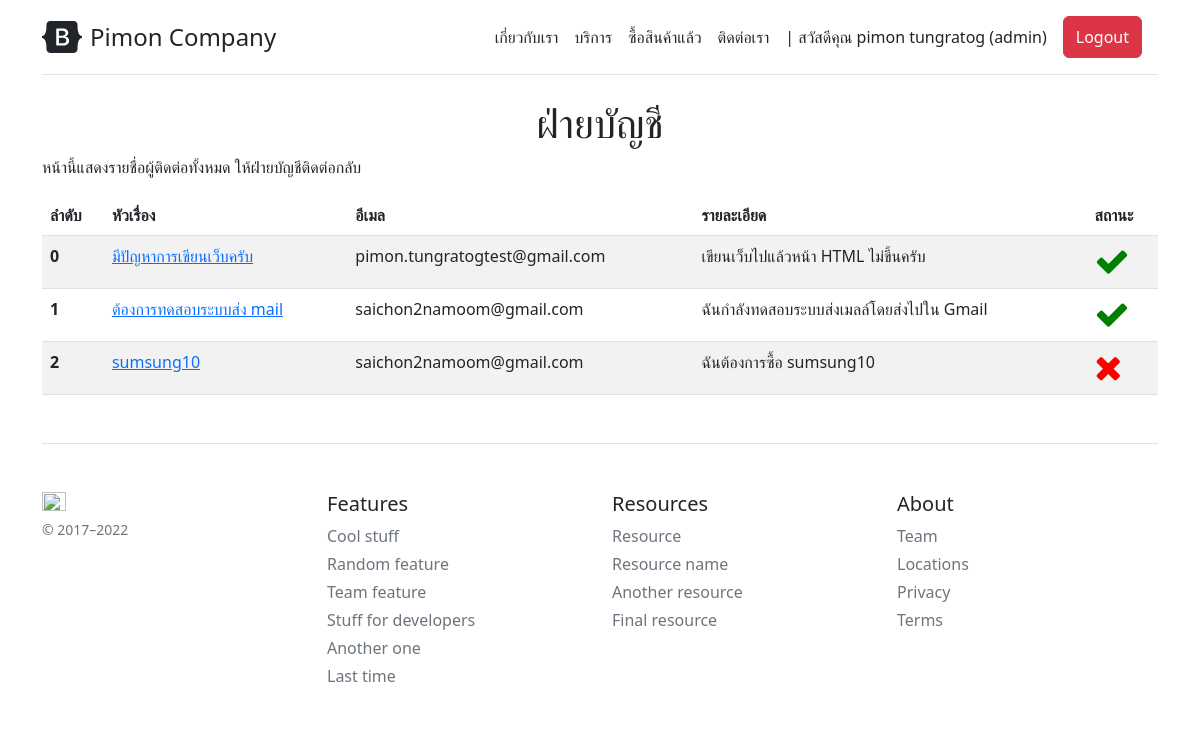
/accountant (signed in), run on the app's committed database.
### company/models.py (models this page shows, shortened)
class Profile(models.Model):
    user = models.OneToOneField(User, on_delete=models.CASCADE)
    usertype = models.CharField(max_length=100, default='member')
    point = models.IntegerField(default=0)
    tel = models.CharField(max_length=20, null=True, blank=True)
    verified = models.BooleanField(default=False)
    verified_token = models.CharField(max_length=100, default='no token')

class ContactList(models.Model):
    title = models.CharField(max_length=400)
    email = models.CharField(max_length=200)
    detail = models.TextField(null=True, blank=True)
    complete = models.BooleanField(default=False)

### company/views.py (the view)
# urls.py: path('accountant', Accountant, name='accountant-page'),
@login_required
def Accountant(req):
	allow_user = ['accountant','admin']
	if req.user.profile.usertype not in allow_user:
		return redirect('home-page')
	allcontact = ContactList.objects.all().order_by('-id')
	context = {'allcontact':allcontact}
	return render(req, 'company/accountant.html', context)

### company/template/company/accountant.html (shortened to what this page needs)
{% extends 'company/base.html' %}
{% block content %}
<center>
    <h1>ฝ่ายบัญชี</h1>
</center>
    <p>
        หน้านี้แสดงรายชื่อผู้ติดต่อทั้งหมด ให้ฝ่ายบัญชีติดต่อกลับ
    </p>
<table class="table table-striped">
    <thead>
      <tr>
        <th scope="col">ลำดับ</th>
        <th scope="col">หัวเรื่อง</th>
        <th scope="col">อีเมล</th>
        <th scope="col">รายละเอียด</th>
        <th scope="col">สถานะ</th>
      </tr>
    </thead>
    <tbody>
    {% for contact in allcontact %}
      <tr>
        <th scope="row">{{forloop.counter0}}</th>
        <td><a href="{% url 'action-page' contact.id %}">{{contact.title}}</a></td>
        <td>{{contact.email}}</td>
        <td>{{contact.detail}}</td>
        {% if contact.complete == True %}
        <td><i class="fa fa-check" style="font-size:35px;color:green"></i></td>
        {% else %}
        <td><i class="fa fa-close" style="font-size:35px;color:red"></i></td>
        {% endif %}
      </tr>
    {% endfor %}
    </tbody>
  </table>
{% endblock content %}

### company/template/company/base.html (shortened to what this page needs)
{% load static %}
<!doctype html>
<html lang="en">
  <head>
<link href="{% static 'CSS/bootstrap.min.css' %}" rel="stylesheet">
    <link href="https://getbootstrap.com/docs/5.2/examples/pricing/pricing.css" rel="stylesheet">
    <link rel="stylesheet" href="https://cdnjs.cloudflare.com/ajax/libs/font-awesome/4.7.0/css/font-awesome.min.css">
  </head>
  <body>
<div class="container py-3">
  <header>
    <div class="d-flex flex-column flex-md-row align-items-center pb-3 mb-4 border-bottom">
      <a href="/" class="d-flex align-items-center text-dark text-decoration-none">
        <span class="fs-4">Pimon Company</span>
      </a>
        {% if user.profile.usertype == 'accountant' %}
          <nav class="d-inline-flex mt-2 mt-md-0 ms-md-auto">
            <a class="me-3 py-2 text-dark text-decoration-none" href="{% url 'accountant-page' %}">รายการติดต่อ</a>
            <a class="me-3 py-2 text-dark text-decoration-none" href="{% url 'addproduct-page' %}">เพิ่มรายการสินค้า</a>
          </nav>
        {% else %}
            <nav class="d-inline-flex mt-2 mt-md-0 ms-md-auto">
              <a class="me-3 py-2 text-dark text-decoration-none" href="{% url 'about-page' %}">เกี่ยวกับเรา</a>
              <a class="me-3 py-2 text-dark text-decoration-none" href="#">บริการ</a>
              <a class="me-3 py-2 text-dark text-decoration-none" href="#">ซื้อสินค้าแล้ว</a>
              <a class="me-3 py-2 text-dark text-decoration-none" href="{% url 'contact-page' %}">ติดต่อเรา</a>
            </nav>
        {% endif %}
        {% if user.is_authenticated %}
          <a class="me-3 py-2 text-dark text-decoration-none" href="{% url 'profile-page' %}">| สวัสดีคุณ {{user.first_name}} {{user.last_name}} ({{user.profile.usertype}})</a>
          <a class="me-3 py-2 text-dark text-decoration-none btn btn-danger text-white" href="{% url 'logout' %}">Logout</a>
        {% else %}
          <a class="me-3 py-2 text-dark text-decoration-none btn btn-primary text-white" href="{% url 'login' %}">Login</a>
        {% endif %}
    </div>
  </header>
  <main>
    {% block content %}
    {% endblock content %}
  </main>
  <footer class="pt-4 my-md-5 pt-md-5 border-top">
    <div class="row">
      <div class="col-12 col-md">
        <img class="mb-2" src="https://getbootstrap.com/docs/5.2/assets/brand/bootstrap-logo.svg" alt="" width="24" height="19">
        <small class="d-block mb-3 text-muted">&copy; 2017–2022</small>
      </div>
      <div class="col-6 col-md">
        <h5>Features</h5>
        <ul class="list-unstyled text-small">
          <li class="mb-1"><a class="link-secondary text-decoration-none" href="#">Cool stuff</a></li>
          <li class="mb-1"><a class="link-secondary text-decoration-none" href="#">Random feature</a></li>
          <li class="mb-1"><a class="link-secondary text-decoration-none" href="#">Team feature</a></li>
          <li class="mb-1"><a class="link-secondary text-decoration-none" href="#">Stuff for developers</a></li>
          <li class="mb-1"><a class="link-secondary text-decoration-none" href="#">Another one</a></li>
          <li class="mb-1"><a class="link-secondary text-decoration-none" href="#">Last time</a></li>
        </ul>
      </div>
      <div class="col-6 col-md">
        <h5>Resources</h5>
        <ul class="list-unstyled text-small">
          <li class="mb-1"><a class="link-secondary text-decoration-none" href="#">Resource</a></li>
          <li class="mb-1"><a class="link-secondary text-decoration-none" href="#">Resource name</a></li>
          <li class="mb-1"><a class="link-secondary text-decoration-none" href="#">Another resource</a></li>
          <li class="mb-1"><a class="link-secondary text-decoration-none" href="#">Final resource</a></li>
        </ul>
      </div>
      <div class="col-6 col-md">
        <h5>About</h5>
        <ul class="list-unstyled text-small">
          <li class="mb-1"><a class="link-secondary text-decoration-none" href="#">Team</a></li>
          <li class="mb-1"><a class="link-secondary text-decoration-none" href="#">Locations</a></li>
          <li class="mb-1"><a class="link-secondary text-decoration-none" href="#">Privacy</a></li>
          <li class="mb-1"><a class="link-secondary text-decoration-none" href="#">Terms</a></li>
        </ul>
      </div>
    </div>
  </footer>
</div>
  </body>
</html>

### data on the page
ContactList: title "มีปัญหาการเขียนเว็บครับ", email "pimon.tungratogtest@gmail.com", detail "เขียนเว็บไปแล้วหน้า HTML ไม่ขี้นครับ", complete True (drawn)
ContactList: title "ต้องการทดสอบระบบส่ง mail", email "saichon2namoom@gmail.com", detail "ฉันกำลังทดสอบระบบส่งเมลล์โดยส่งไปใน Gmail", complete True (drawn)
ContactList: title "sumsung10", email "saichon2namoom@gmail.com", detail "ฉันต้องการซื้อ sumsung10", complete False (drawn)

### other printed values
{{ user.first_name }} "pimon"
{{ user.last_name }} "tungratog"
{{ user.profile.usertype }} "admin"
